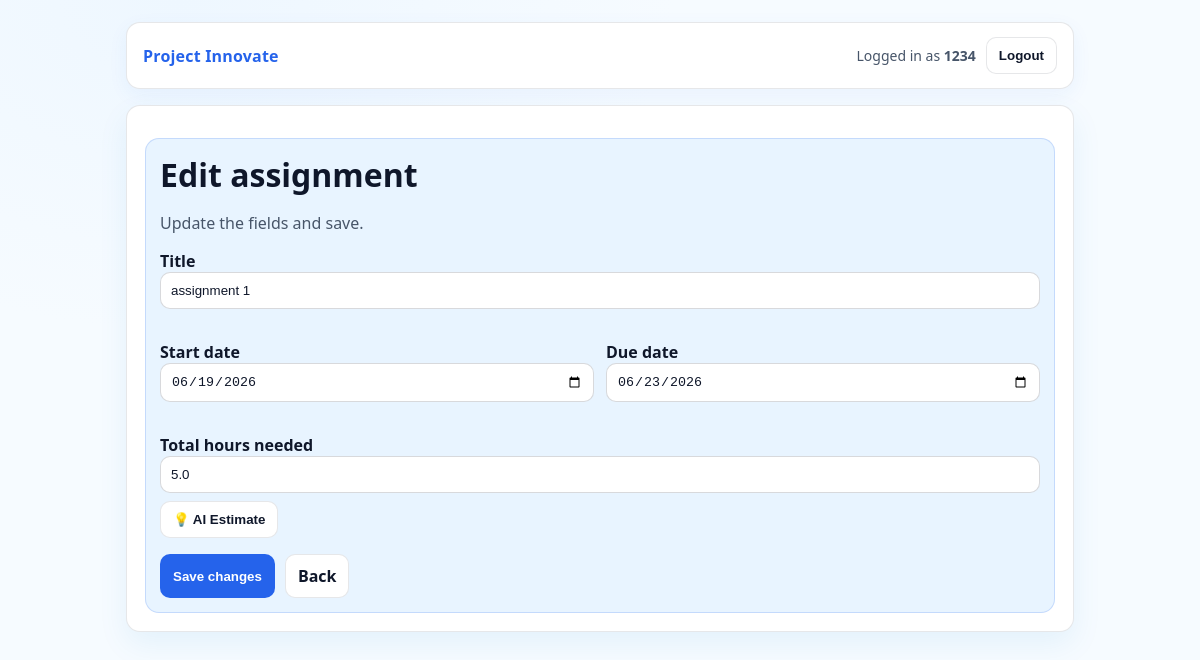
The app's page /assignments/2/edit (signed in) with its own data.
### app.py (models this page shows, shortened)
class User(UserMixin, db.Model):
    id = db.Column(db.Integer, primary_key=True)
    username = db.Column(db.String(80), unique=True, nullable=False)
    password_hash = db.Column(db.String(255), nullable=False)

class Assignment(db.Model):
    id = db.Column(db.Integer, primary_key=True)
    user_id = db.Column(db.Integer, db.ForeignKey("user.id"), nullable=False)
    title = db.Column(db.String(200), nullable=False)
    start_date = db.Column(db.Date, nullable=False)
    due_date = db.Column(db.Date, nullable=False)
    total_hours = db.Column(db.Float, nullable=False)

### app.py (the view, shortened to what this page needs)
@app.route("/assignments/<int:assignment_id>/edit", methods=["GET", "POST"])
@login_required
def edit_assignment(assignment_id):
    a = Assignment.query.get_or_404(assignment_id)
    if a.user_id != current_user.id:
        flash("You are not allowed to edit this assignment.")
        return redirect(url_for("dashboard"))
    return render_template("edit_assignment.html", assignment=a)

### app.py (called while the page is built)
@login_manager.user_loader
def load_user(user_id):
    return db.session.get(User, int(user_id))

### templates/edit_assignment.html (shortened to what this page needs)
{% extends "base.html" %}
{% block content %}
  <h1>Edit assignment</h1>
  <p class="muted">Update the fields and save.</p>
  <form method="post" id="assignmentForm">
    <p>
      <label>Title<br>
        <input type="text" name="title" id="title" required value="{{ assignment.title }}">
      </label>
    </p>
    <div style="display:grid;grid-template-columns:1fr 1fr;gap:12px;">
      <p>
        <label>Start date<br>
          <input type="date" name="start_date" id="start_date" required value="{{ assignment.start_date.isoformat() }}">
        </label>
      </p>
      <p>
        <label>Due date<br>
          <input type="date" name="due_date" id="due_date" required value="{{ assignment.due_date.isoformat() }}">
        </label>
      </p>
    </div>
    <p>
      <label>Total hours needed<br>
        <input type="number" name="total_hours" id="total_hours" step="0.5" min="0" required value="{{ assignment.total_hours }}">
      </label>
      <button type="button" class="btn" id="aiEstimateBtn" style="margin-top: 8px;">
        💡 AI Estimate
      </button>
    </p>
    <div class="actions">
      <button class="btn btn-primary" type="submit">Save changes</button>
      <a class="btn" href="{{ url_for('dashboard') }}">Back</a>
    </div>
  </form>
{% endblock %}

### templates/base.html (shortened to what this page needs)
<!doctype html>
<html lang="en">
  <head>
    <link rel="stylesheet" href="{{ url_for('static', filename='style.css') }}">
  </head>
  <body>
    <div class="container">
      <div class="nav">
        <div class="brand">
          <a href="{{ url_for('dashboard') }}">Project Innovate</a>
        </div>
        <div class="nav-right">
          {% if current_user.is_authenticated %}
            <span>Logged in as <strong>{{ current_user.username }}</strong></span>
            <form method="post" action="{{ url_for('logout') }}" style="margin:0;">
              <button class="btn" type="submit">Logout</button>
            </form>
          {% else %}
            <a class="btn" href="{{ url_for('login') }}">Login</a>
            <a class="btn btn-primary" href="{{ url_for('register') }}">Register</a>
          {% endif %}
        </div>
      </div>
      <div class="card">
        <div class="panel">
          {% block content %}{% endblock %}
        </div>
      </div>
    </div>
  </body>
</html>

### static/style.css (style rules this page uses)
:root { --bg1: #f6fbff; --bg2: #eef7ff; --card: #e8f4ff; --card2:#ffffff; --text: #0f172a; --muted:#475569; --border: rgba(15, 23, 42, 0.10); --primary: #2563eb; --primaryHover:#1d4ed8; --danger: #dc2626; --dangerHover:#b91c1c; }
* { box-sizing:border-box; }
html, body { height:100%; }
body { margin:0; font-family: ui-sans-serif, system-ui, -apple-system, Segoe UI, Roboto, Arial; color: var(--text); background: radial-gradient(900px 600px at 15% 0%, var(--bg2) 0%, var(--bg1) 55%), linear-gradient(180deg, var(--bg1), #ffffff); }
a { color: var(--primary); text-decoration:none; }
.container { max-width: 980px; margin: 0 auto; padding: 22px 16px 60px; }
.nav { display:flex; justify-content:space-between; align-items:center; gap: 12px; padding: 14px 16px; border: 1px solid var(--border); background: #ffffff; border-radius: 14px; box-shadow: 0 6px 20px rgba(37,99,235,.06); }
.brand { font-weight: 800; letter-spacing: .2px; }
.nav-right { display:flex; align-items:center; gap: 10px; color: var(--muted); font-size: 14px; }
.card { margin-top: 16px; border: 1px solid var(--border); background: var(--card2); border-radius: 14px; padding: 18px; box-shadow: 0 12px 30px rgba(2,132,199,.08); }
.card h1, .card h2 { margin: 0 0 10px; }
.panel { margin-top: 14px; border: 1px solid rgba(37,99,235,.18); background: var(--card); border-radius: 14px; padding: 14px; }
.muted { color: var(--muted); }
.actions { display:flex; flex-wrap:wrap; gap:10px; margin-top: 10px; }
.btn { display:inline-flex; align-items:center; justify-content:center; padding: 10px 12px; border-radius: 10px; border: 1px solid var(--border); background: #ffffff; color: var(--text); cursor:pointer; font-weight: 700; }
.btn-primary { background: var(--primary); border-color: rgba(37,99,235,.35); color: #ffffff; }
.input, input[type="text"], input[type="date"], input[type="number"], input[type="password"] { width: 100%; padding: 10px 10px; border-radius: 10px; border: 1px solid rgba(15,23,42,.16); background: #ffffff; color: var(--text); outline: none; }
label { font-weight: 700; }
.panel { background: #e8f4ff; border: 1px solid rgba(37,99,235,.18); }
input[type="text"], input[type="date"], input[type="number"], input[type="password"] { background: #ffffff !important; }

### records on screen
User: username "1234"
Assignment: title "assignment 1", start_date "06/19/2026", due_date "06/23/2026", total_hours "5.0"
